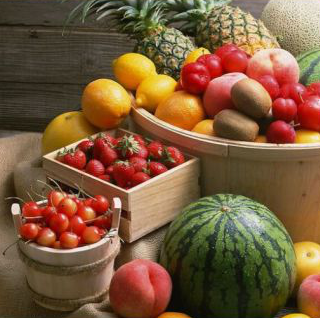
#> input picture lesson9/pig3.jpg, 320 x 318 px
$ python cmpimage.py   (older library calls are emulated)
#> lines starting #> are read from the running program, lines starting #| are printed output that depends on the picture; after the words box and inside, x2 and y2 are one past the last pixel; in counts of white or black regions, pixels touching at a corner belong together
from scipy.misc import imread,imsave
import matplotlib.pyplot as plt
import numpy as np
from skimage import data,segmentation,measure,color,feature,morphology
from skimage import io,filters
import matplotlib.patches as mpatches
from PIL import ImageChops
from PIL import Image


im1 = imread("pig3.jpg")
#> im1 is the input picture: shape (318, 320, 3); mean R, G, B 122.4, 89.1, 58.7
im2 = imread("pig4.jpg")
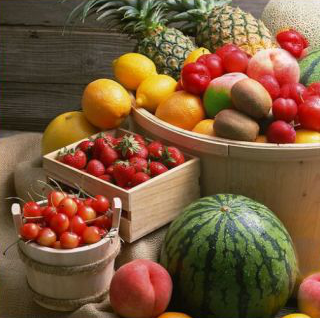
#> input picture lesson9/pig4.jpg, 320 x 318 px
#> im2 is the input picture: shape (318, 320, 3); mean R, G, B 121.8, 88.1, 58.1
f1 = im1.astype('float')
f2 = im2.astype('float')

fc1 = np.abs(f1 - f2)
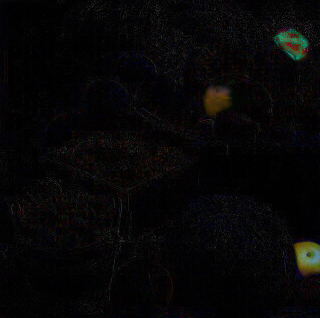
#> fc1: shape (318, 320, 3) float64; mean R, G, B 6.8, 6.1, 6.4
fc1[fc1<50] = 0
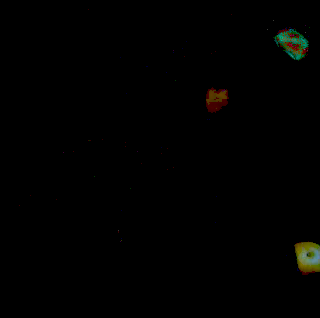
#> fc1: shape (318, 320, 3) float64; mean R, G, B 1.3, 1.3, 0.6

img=color.rgb2gray(fc1)
#img=(img<0.5)*1

thresh =filters.threshold_otsu(img) #阈值分割
#> thresh = 41.99
bw =morphology.closing(img > thresh, morphology.square(3)) #闭运算
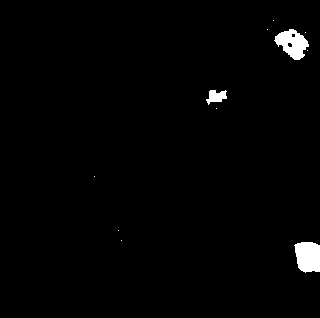
#> bw: shape (318, 320) bool; 1.5% white; 11 white regions (8 under 20 px), largest, box (x1, y1, x2, y2) and area: (294, 242, 320, 273) 675, (274, 29, 309, 60) 633, (206, 90, 227, 105) 191

cleared = bw.copy()  #复制
#segmentation.clear_border(cleared)  #清除与边界相连的目标物

label_image =measure.label(cleared)  #连通区域标记
#> label_image: shape (318, 320) int32; 12 distinct labels, from 0 to 11
borders = np.logical_xor(bw, cleared) #异或
#> borders: shape (318, 320) bool; every value is 0
label_image[borders] = -1
#image_label_overlay =color.label2rgb(label_image, img=img) #不同标记用不同颜色显示
print(label_image.max())
#| 11

fig,(ax0,ax1)= plt.subplots(1,2, figsize=(8, 6))
ax0.imshow(im1)
ax1.imshow(im2)


for region in measure.regionprops(label_image): #循环得到每一个连通区域属性集

    #忽略小区域
    if region.area < 20:
        continue

    #绘制外包矩形
    minr, minc, maxr, maxc = region.bbox
    rect = mpatches.Rectangle((minc, minr), maxc - minc, maxr - minr,
                              fill=False, edgecolor='yellow', linewidth=2)
    ax1.add_patch(rect)
#> this loop made 11 passes
#> (minr, minc, maxr, maxc) on passes 3, 6, 11: (29, 274, 60, 309), (90, 206, 105, 227), (242, 294, 273, 320)


fig.tight_layout()
plt.show()
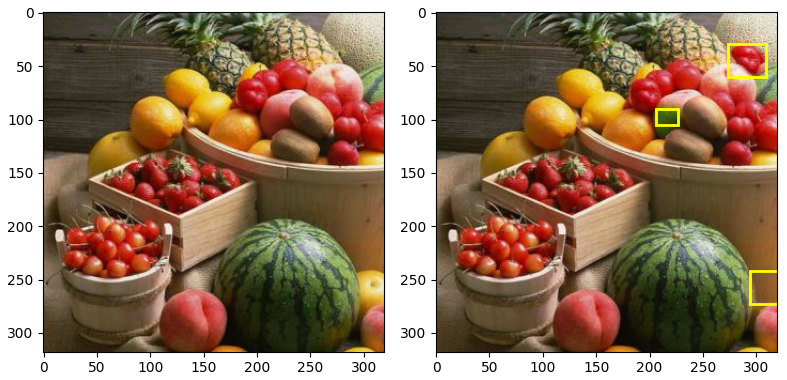
#> figure drawn by matplotlib, 2 panels
